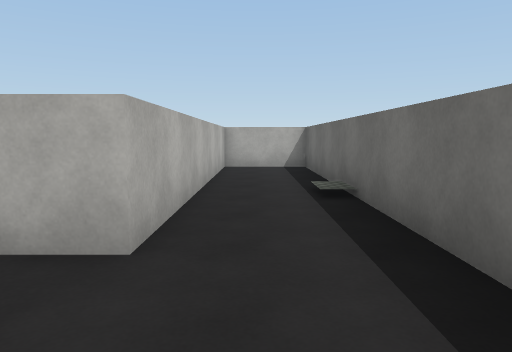
[1] (above)

19 first-person views from a walk through a 3-D level made in the Unity game engine. The camera is 1.4 m above the floor, tilts 6° down and sees 70° across. The floor is counted in squares, 2 m on a side. Each view is taken from the middle of a square. On the plan, view 1 faces up. The plan holds only what a view shows up to about 11 squares ahead; the rest is blank. The place goes on beyond the plan. The player character is not drawn. Surface patterns are stand-ins for the level's own textures.

[2]
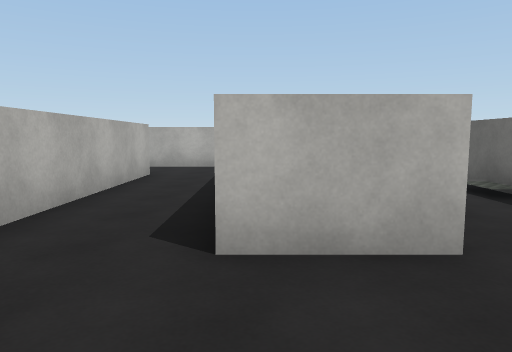

[3]
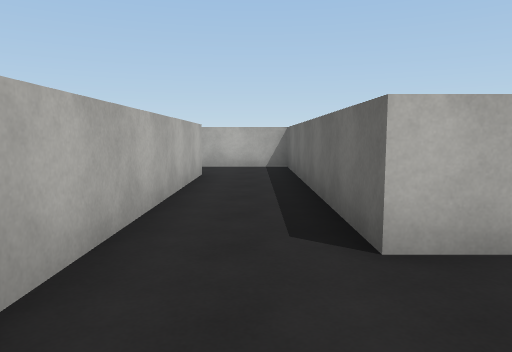

[4]
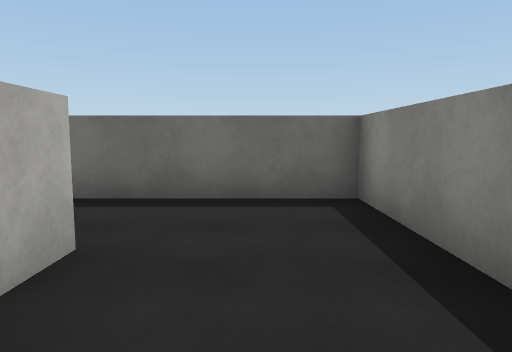

[5]
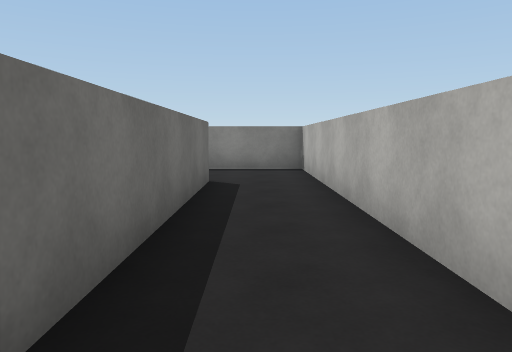

[6]
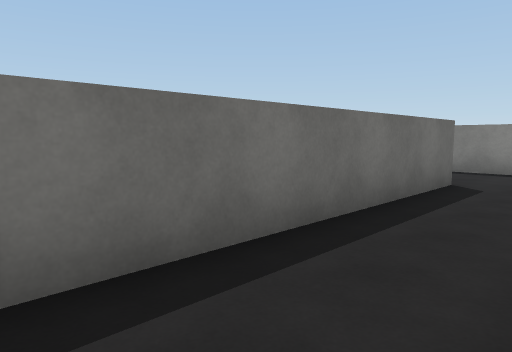

[7]
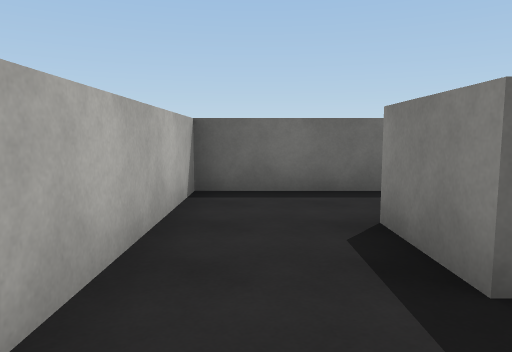

[8]
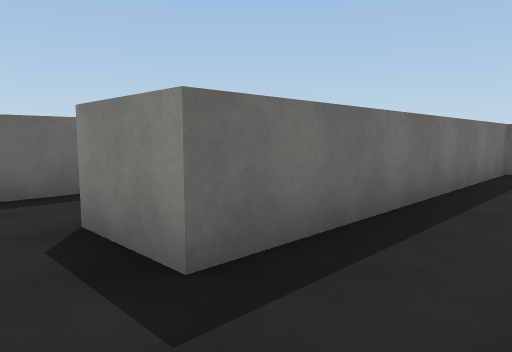

[9]
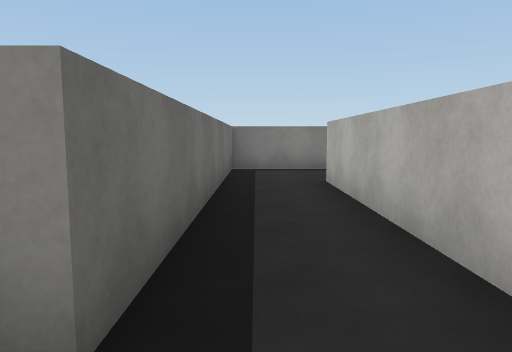

[10]
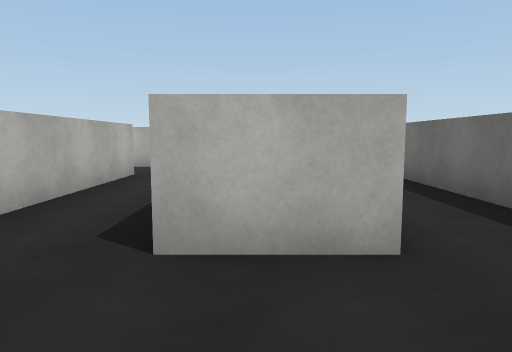

[11]
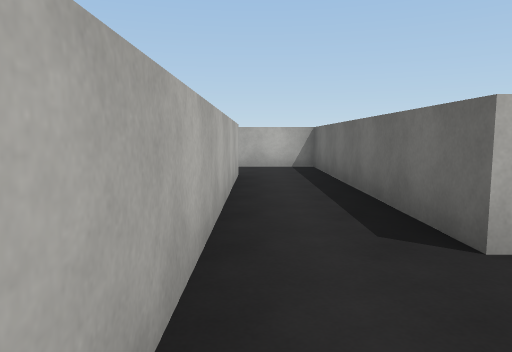

[12]
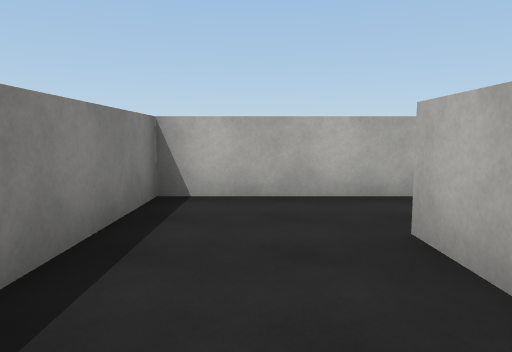

[13]
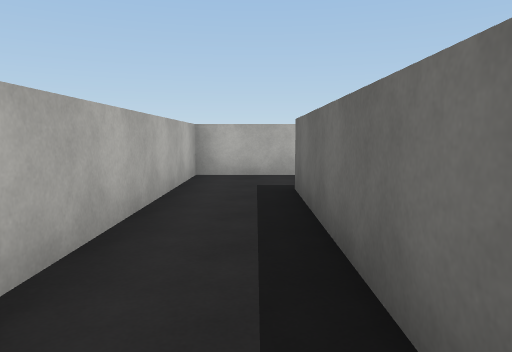

[14]
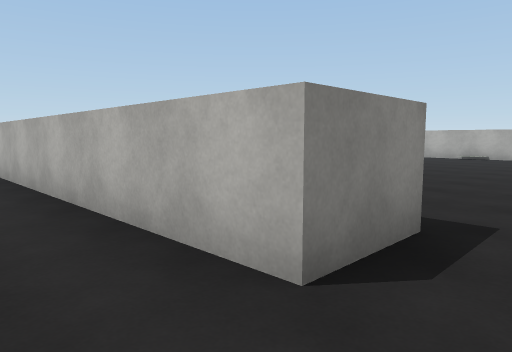

[15]
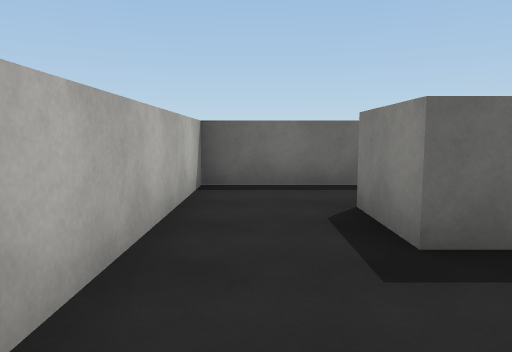

[16]
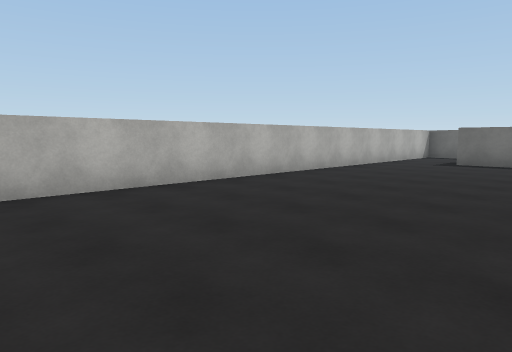

[17]
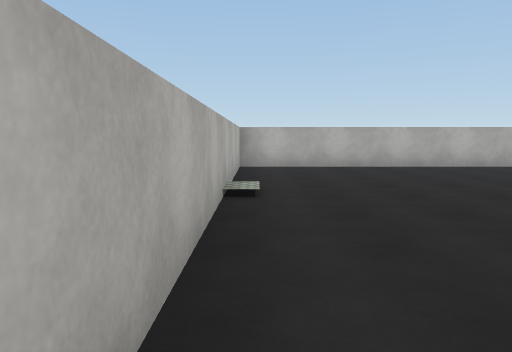

[18]
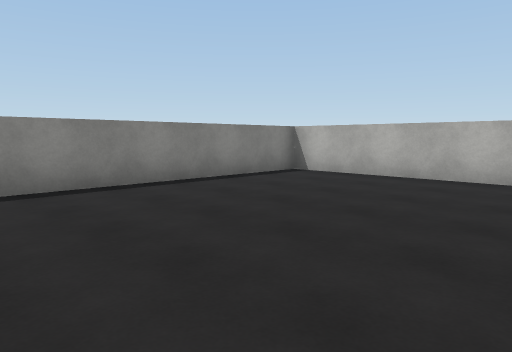

[19]
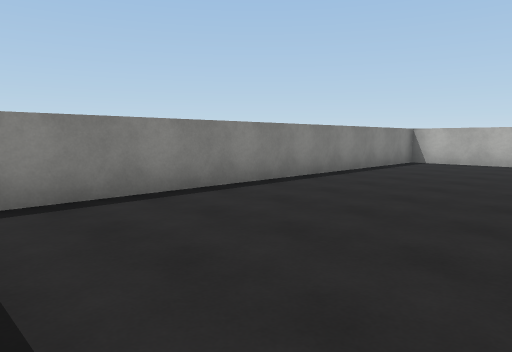

### Floor plan
Ten units are one square. View 1 is at (0, 0); x grows to the right and y downward. Boxes are objects, and circles mark ways between rooms. Rooms are numbered by the first view taken in them; rooms with no view inside come last. Other rooms are left out.
<svg viewBox="-229 -93 246 100">
<path fill="none" stroke="#000" d="M-40 -70 -40 2 12 2 12 -88 -8 -88 -8 -21 -22 -21 -22 -88 -34 -88M-103 -70 -103 2 -55 2 -55 -70 -40 -70M-34 -88 -71 -88 -71 -21 -86 -21 -86 -88 -106 -88M-118 -58 -118 -70 -103 -70M-106 -88 -224 -88 -224 2 -126 2"/>
<circle cx="-45" cy="-80" r="3" fill="#2a7"/>
<circle cx="-110" cy="-75" r="3" fill="#2a7"/>
<text x="0" y="-30">1</text>
<text x="-70" y="-40">2</text>
<text x="-170" y="-40">3</text>
</svg>
Room 1 opens to room 2. Room 2 opens to room 3.

Where each view was taken, in squares from view 1:
view 1: 0 up, 0 right, facing up
view 2: 0 up, 2 left, facing up
view 3: 0 up, 3 left, facing up
view 4: 1 up, 3 left, facing right
view 5: 8 up, 3 left, facing down
view 6: 8 up, 4 left, facing down-right
view 7: 8 up, 7 left, facing right
view 8: 8 up, 7 left, facing down-right
view 9: 8 up, 6 left, facing down
view 10: 0 up, 8 left, facing up
view 11: 0 up, 10 left, facing up
view 12: 1 up, 6 left, facing left
view 13: 2 up, 6 left, facing up
view 14: 8 up, 9 left, facing down-left
view 15: 8 up, 14 left, facing right
view 16: 4 up, 22 left, facing up-right
view 17: 0 up, 22 left, facing up
view 18: 5 up, 16 left, facing down-left
view 19: 4 up, 12 left, facing down-left
